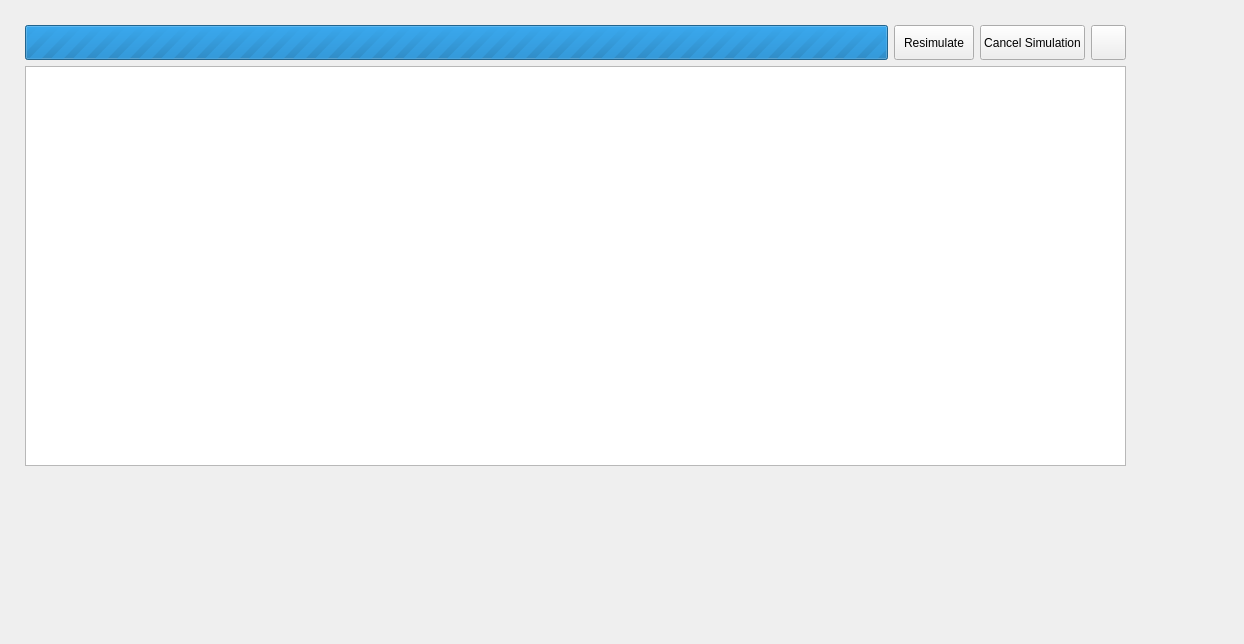
<?xml version="1.0" encoding="UTF-8"?>
<ui version="4.0">
 <class>TerminalUi</class>
 <widget class="QWidget" name="TerminalUi">
  <property name="geometry">
   <rect>
    <x>0</x>
    <y>0</y>
    <width>1244</width>
    <height>644</height>
   </rect>
  </property>
  <property name="windowTitle">
   <string>Form</string>
  </property>
  <widget class="QWidget" name="verticalLayoutWidget">
   <property name="geometry">
    <rect>
     <x>10</x>
     <y>10</y>
     <width>1131</width>
     <height>471</height>
    </rect>
   </property>
   <layout class="QVBoxLayout" name="verticalLayout">
    <property name="sizeConstraint">
     <enum>QLayout::SetDefaultConstraint</enum>
    </property>
    <property name="leftMargin">
     <number>15</number>
    </property>
    <property name="topMargin">
     <number>15</number>
    </property>
    <property name="rightMargin">
     <number>15</number>
    </property>
    <property name="bottomMargin">
     <number>15</number>
    </property>
    <item>
     <layout class="QHBoxLayout" name="horizontalLayout">
      <property name="spacing">
       <number>6</number>
      </property>
      <property name="bottomMargin">
       <number>0</number>
      </property>
      <item>
       <widget class="QProgressBar" name="progressBar">
        <property name="sizePolicy">
         <sizepolicy hsizetype="Expanding" vsizetype="Preferred">
          <horstretch>0</horstretch>
          <verstretch>0</verstretch>
         </sizepolicy>
        </property>
        <property name="maximumSize">
         <size>
          <width>16777215</width>
          <height>35</height>
         </size>
        </property>
        <property name="maximum">
         <number>0</number>
        </property>
        <property name="value">
         <number>-1</number>
        </property>
        <property name="format">
         <string/>
        </property>
       </widget>
      </item>
      <item>
       <widget class="QPushButton" name="redoSimulationButton">
        <property name="maximumSize">
         <size>
          <width>16777215</width>
          <height>35</height>
         </size>
        </property>
        <property name="text">
         <string>Resimulate</string>
        </property>
       </widget>
      </item>
      <item>
       <widget class="QPushButton" name="cancelSimulationButton">
        <property name="maximumSize">
         <size>
          <width>16777215</width>
          <height>35</height>
         </size>
        </property>
        <property name="text">
         <string>Cancel Simulation</string>
        </property>
       </widget>
      </item>
      <item>
       <widget class="QPushButton" name="lightDarkModeButton">
        <property name="sizePolicy">
         <sizepolicy hsizetype="Expanding" vsizetype="Preferred">
          <horstretch>0</horstretch>
          <verstretch>0</verstretch>
         </sizepolicy>
        </property>
        <property name="maximumSize">
         <size>
          <width>35</width>
          <height>35</height>
         </size>
        </property>
        <property name="text">
         <string/>
        </property>
       </widget>
      </item>
     </layout>
    </item>
    <item>
     <widget class="QPlainTextEdit" name="simulationConsole">
      <property name="sizePolicy">
       <sizepolicy hsizetype="Expanding" vsizetype="Fixed">
        <horstretch>0</horstretch>
        <verstretch>0</verstretch>
       </sizepolicy>
      </property>
      <property name="minimumSize">
       <size>
        <width>0</width>
        <height>400</height>
       </size>
      </property>
      <property name="textInteractionFlags">
       <set>Qt::LinksAccessibleByKeyboard|Qt::LinksAccessibleByMouse|Qt::TextBrowserInteraction|Qt::TextSelectableByKeyboard|Qt::TextSelectableByMouse</set>
      </property>
     </widget>
    </item>
   </layout>
  </widget>
 </widget>
 <resources/>
 <connections/>
</ui>
